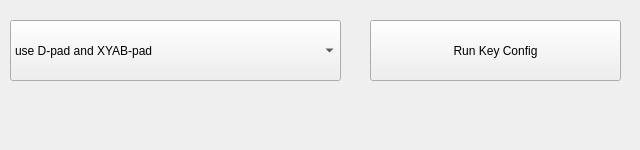
<?xml version="1.0" encoding="UTF-8"?>
<ui version="4.0">
 <class>controlsettingsClass</class>
 <widget class="QWidget" name="controlsettingsClass">
  <property name="geometry">
   <rect>
    <x>0</x>
    <y>0</y>
    <width>640</width>
    <height>150</height>
   </rect>
  </property>
  <property name="windowTitle">
   <string>controlsettings</string>
  </property>
  <widget class="QLabel" name="Controllabel">
   <property name="geometry">
    <rect>
     <x>0</x>
     <y>0</y>
     <width>640</width>
     <height>150</height>
    </rect>
   </property>
   <property name="styleSheet">
    <string notr="true"/>
   </property>
   <property name="text">
    <string/>
   </property>
  </widget>
  <widget class="QPushButton" name="keyconfigButton">
   <property name="geometry">
    <rect>
     <x>370</x>
     <y>20</y>
     <width>251</width>
     <height>61</height>
    </rect>
   </property>
   <property name="text">
    <string>Run Key Config</string>
   </property>
  </widget>
  <widget class="QComboBox" name="screensettings">
   <property name="geometry">
    <rect>
     <x>10</x>
     <y>20</y>
     <width>331</width>
     <height>61</height>
    </rect>
   </property>
   <item>
    <property name="text">
     <string>use D-pad and XYAB-pad</string>
    </property>
   </item>
   <item>
    <property name="text">
     <string>hide both PADs</string>
    </property>
   </item>
  </widget>
 </widget>
 <layoutdefault spacing="6" margin="11"/>
 <resources/>
 <connections/>
</ui>
